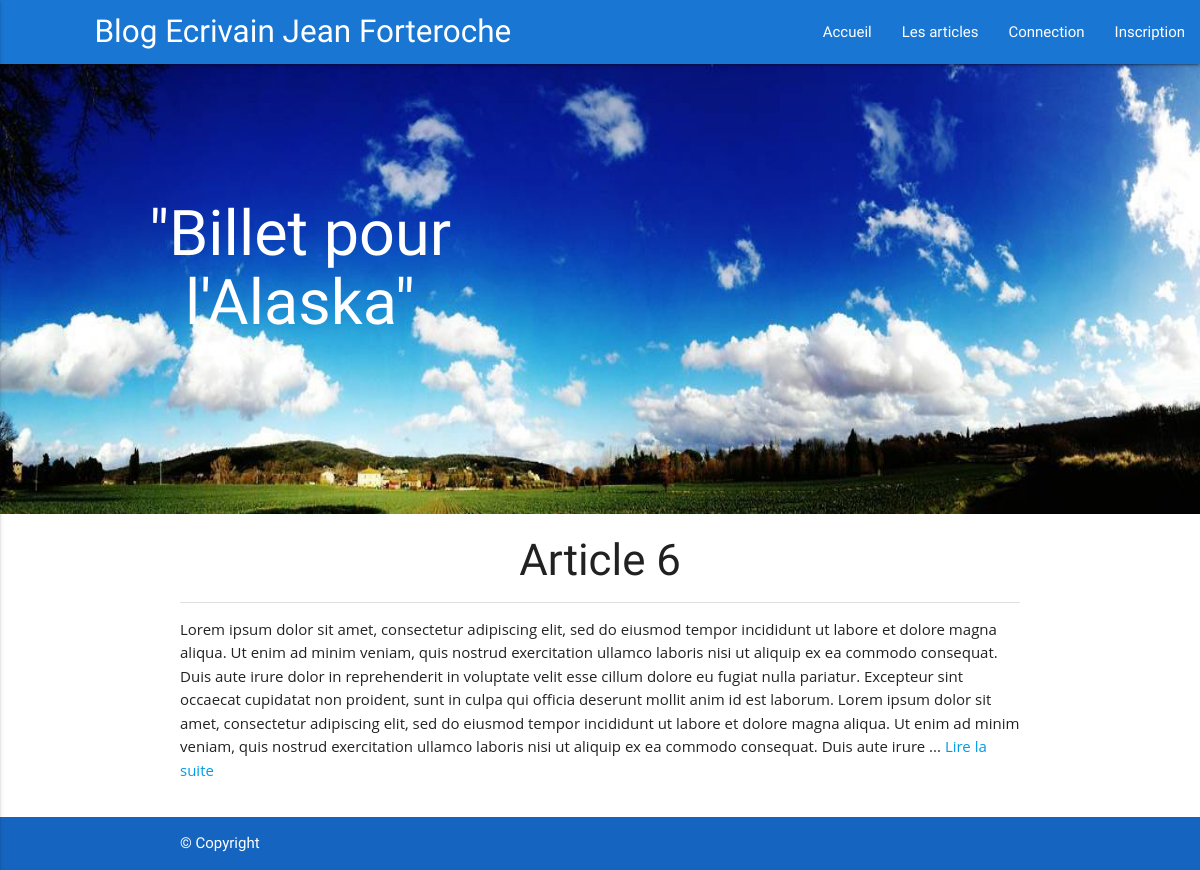
The page / on the database its author committed.
### tables this page shows
CREATE TABLE `posts` (
  `id` int(11) NOT NULL,
  `title` varchar(255) NOT NULL,
  `content` text NOT NULL,
  `publicationDate` datetime NOT NULL
);

### controler/frontend/index.php (called while the page is built)
<?php
$postsList = $posts_manager->postsList(0, 1);
include_once("view/frontend/home.php");

### lib/Manager.class.php (called while the page is built, shortened)
<?php
abstract class Manager {
    public function setDb(PDO $db) {
      $this->_db = $db;
    }
}

### lib/postsManager.class.php (called while the page is built, shortened)
<?php
class PostsManager extends Manager {
  public function postsList($offset, $limit) {
    $offset = (int) $offset;
    $limit = (int) $limit;
    $req = $this->_db->prepare("SELECT id, title, content, publicationDate FROM posts ORDER BY publicationDate DESC LIMIT :offset, :limite");
    $req->bindParam(':offset', $offset, PDO::PARAM_INT);
    $req->bindParam(':limite', $limit, PDO::PARAM_INT);
    $req->execute();
    $postsList = $req->fetchAll();
    return $postsList;
  }
}

### view/frontend/home.php (the view, shortened to what this page needs)
<div id="headerImage">
  <h1>"Billet pour l'Alaska"</h1>
</div>
<div class="container">
<div class="row">
<?php
  foreach ($postsList as $key => $value) {
    ?>
      <div class="col s12">
        <h3 class="center-align"><?= $postsList[$key]['title'] ?></h3>
        <div class="divider"></div>
        <p><?= substr($postsList[$key]['content'], 0, 1000) ?> ... <a href="index.php?section=article&id=<?= $postsList[$key]['id']?>">Lire la suite</a></p>
      </div>
    <?php
  }
?>
</div>
</div>
<?php
	require("view/layout/menu.php");
	require("view/layout/template.php");
?>

### public/css/style.css (style rules this page uses)
body { display: -webkit-box; display: -ms-flexbox; display: flex; min-height: 100vh; -webkit-box-orient: vertical; -webkit-box-direction: normal; -ms-flex-direction: column; flex-direction: column; }
h1 { text-align: center; }
@media all and (min-width: 700px) { #headerImage { background-image: url("../../public/images/header.jpg"); background-size: 100% 100%; height: 30em; margin:0; } }
@media all and (min-width: 700px) { #headerImage h1 { color: white; padding:0; margin: 0; position: relative; width: 30%; top: 30%; left: 10%; } }

### rows shown on the page
posts: title "Article 6", content "Lorem ipsum dolor sit amet, consectetur adipiscing elit, sed do eiusmod tempor incididunt ut labore et dolore magna aliqua. Ut enim ad minim veniam, quis nostrud exercitation ullamco laboris nisi ut aliquip ex ea commodo consequat. Duis aute irure dolor in reprehenderit in voluptate velit esse cillum dolore eu fugiat nulla pariatur. Excepteur sint occaecat cupidatat non proident, sunt in culpa qui officia deserunt mollit anim id est laborum. Lorem ipsum dolor sit amet, consectetur adipiscing elit, sed do eiusmod tempor incididunt ut labore et dolore magna aliqua. Ut enim ad minim veniam, quis nostrud exercitation ullamco laboris nisi ut aliquip ex ea commodo consequat. Duis aute irure"
